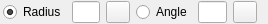
<?xml version="1.0" encoding="UTF-8"?>
<ui version="4.0">
 <class>LC_ArcTangentialOptionsWidget</class>
 <widget class="QWidget" name="LC_ArcTangentialOptionsWidget">
  <property name="geometry">
   <rect>
    <x>0</x>
    <y>0</y>
    <width>268</width>
    <height>24</height>
   </rect>
  </property>
  <property name="sizePolicy">
   <sizepolicy hsizetype="Fixed" vsizetype="Fixed">
    <horstretch>0</horstretch>
    <verstretch>0</verstretch>
   </sizepolicy>
  </property>
  <property name="minimumSize">
   <size>
    <width>268</width>
    <height>22</height>
   </size>
  </property>
  <property name="windowTitle">
   <string>Tangential Arc Options</string>
  </property>
  <layout class="QGridLayout" name="gridLayout">
   <property name="leftMargin">
    <number>3</number>
   </property>
   <property name="topMargin">
    <number>1</number>
   </property>
   <property name="bottomMargin">
    <number>1</number>
   </property>
   <item row="0" column="1">
    <widget class="QLineEdit" name="leRadius">
     <property name="sizePolicy">
      <sizepolicy hsizetype="Preferred" vsizetype="Fixed">
       <horstretch>0</horstretch>
       <verstretch>0</verstretch>
      </sizepolicy>
     </property>
     <property name="toolTip">
      <string>Radius of the tangential arc</string>
     </property>
    </widget>
   </item>
   <item row="0" column="4">
    <widget class="QLineEdit" name="leAngle">
     <property name="sizePolicy">
      <sizepolicy hsizetype="Preferred" vsizetype="Fixed">
       <horstretch>0</horstretch>
       <verstretch>0</verstretch>
      </sizepolicy>
     </property>
     <property name="toolTip">
      <string>Total subtending angle of the tangential arc</string>
     </property>
    </widget>
   </item>
   <item row="0" column="2">
    <widget class="QToolButton" name="tbPickRadius">
     <property name="statusTip">
      <string>Pick radius from drawing</string>
     </property>
     <property name="text">
      <string/>
     </property>
     <property name="icon">
      <iconset resource="../../../../res/icons/icons.qrc">
       <normaloff>:/icons/interactive_pick_distance.lci</normaloff>:/icons/interactive_pick_distance.lci</iconset>
     </property>
    </widget>
   </item>
   <item row="0" column="0">
    <widget class="QRadioButton" name="rbRadius">
     <property name="sizePolicy">
      <sizepolicy hsizetype="Preferred" vsizetype="Fixed">
       <horstretch>0</horstretch>
       <verstretch>0</verstretch>
      </sizepolicy>
     </property>
     <property name="toolTip">
      <string>If selected, tangential arc with specified radius will be created</string>
     </property>
     <property name="text">
      <string extracomment="Draw Tangential Arc by the given radius">Radius</string>
     </property>
     <property name="iconSize">
      <size>
       <width>12</width>
       <height>12</height>
      </size>
     </property>
     <property name="checked">
      <bool>true</bool>
     </property>
    </widget>
   </item>
   <item row="0" column="3">
    <widget class="QRadioButton" name="rbAngle">
     <property name="sizePolicy">
      <sizepolicy hsizetype="Preferred" vsizetype="Fixed">
       <horstretch>0</horstretch>
       <verstretch>0</verstretch>
      </sizepolicy>
     </property>
     <property name="toolTip">
      <string>If selected, arc with specified angle will be created</string>
     </property>
     <property name="text">
      <string extracomment="Draw Tangential Arc by the given radius">Angle</string>
     </property>
     <property name="iconSize">
      <size>
       <width>12</width>
       <height>12</height>
      </size>
     </property>
    </widget>
   </item>
   <item row="0" column="5">
    <widget class="QToolButton" name="tbPickAngle">
     <property name="toolTip">
      <string>Pick angle from drawing</string>
     </property>
     <property name="text">
      <string/>
     </property>
     <property name="icon">
      <iconset resource="../../../../res/icons/icons.qrc">
       <normaloff>:/icons/interactive_pick_angle.lci</normaloff>:/icons/interactive_pick_angle.lci</iconset>
     </property>
    </widget>
   </item>
  </layout>
 </widget>
 <layoutdefault spacing="6" margin="11"/>
 <tabstops>
  <tabstop>leRadius</tabstop>
  <tabstop>leAngle</tabstop>
 </tabstops>
 <resources>
  <include location="../../../../res/icons/icons.qrc"/>
 </resources>
 <connections/>
</ui>
